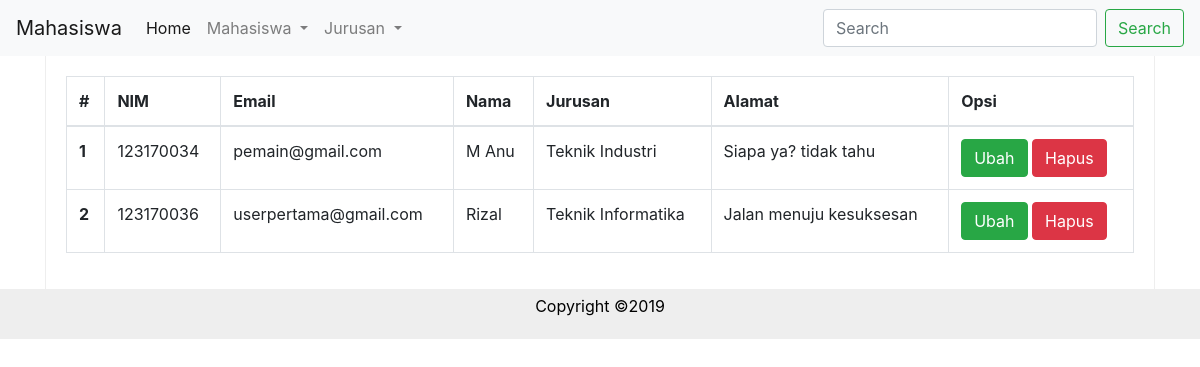
The page / on the database its author committed.
### tables this page shows
CREATE TABLE `mahasiswa` (
  `id` int(11) NOT NULL,
  `id_jurusan` int(11) NOT NULL,
  `email` varchar(100) NOT NULL,
  `nim` varchar(10) NOT NULL,
  `nama` varchar(100) NOT NULL,
  `alamat` text NOT NULL
);

CREATE TABLE `jurusan` (
  `id` int(11) NOT NULL,
  `nama` varchar(100) NOT NULL,
  `deskripsi` text DEFAULT NULL
);

### config/database.php (called while the page is built, shortened)
<?php
class Database
{
    private $dbUsername = DB_USERNAME;
    private $dbPassword = DB_PASSWORD;
    private $dbName = DB_NAME;
    private $dbHost = DB_HOST;
    public function connect()
    {
        try {
            $db = new mysqli($this->dbHost, $this->dbUsername, $this->dbPassword, $this->dbName);
        } catch (Exception $er) {
            die($er->getMessage());
            return false;
        }
        return $db;
    }
}

### models/Mahasiswa.php (called while the page is built, shortened)
<?php
class Mahasiswa
{
    private $mysqli;
    private $table = "mahasiswa";
    public function __construct($db)
    {
        $this->mysqli = $db;
    }
    public function tampilMahasiswa($id = null)
    {
        $query = "SELECT mahasiswa.id AS id,
                mahasiswa.nim AS nim,
                mahasiswa.nama AS nama,
                mahasiswa.email AS email,
                mahasiswa.alamat AS alamat,
                jurusan.nama AS jurusan FROM " . $this->table .
            " INNER JOIN jurusan ON mahasiswa.id_jurusan = jurusan.id";
        $query .= " ORDER BY mahasiswa.nim ASC";
        $result = $this->mysqli->query($query) or die("Error: " . $this->mysqli->connect_error);
        return $result;
    }
}

### views/mahasiswa/index.php (the view, shortened to what this page needs)
<!DOCTYPE html>
<html lang="en">
<head>
    <link href="./assets/bootstrap/css/bootstrap.min.css" type="text/css" rel="stylesheet" />
    <link href="./assets/css/style.css" type="text/css" rel="stylesheet" />
</head>
<body>
    <header>
        <div class="header">
            <nav class="navbar navbar-expand-lg navbar-light bg-light">
                <a class="navbar-brand" href="#">Mahasiswa</a>
                <div class="collapse navbar-collapse" id="navbarSupportedContent">
                    <ul class="navbar-nav mr-auto">
                        <li class="nav-item active">
                            <a class="nav-link" href="?page=mahasiswa">Home</a>
                        </li>
                        <li class="nav-item dropdown">
                            <a class="nav-link dropdown-toggle" href="?page=mahasiswa" id="navbarDropdown" role="button" data-toggle="dropdown" aria-haspopup="true" aria-expanded="false">
                                Mahasiswa
                            </a>
                        </li>
                        <li class="nav-item dropdown">
                            <a class="nav-link dropdown-toggle" href="?page=jurusan" id="navbarDropdown" role="button" data-toggle="dropdown" aria-haspopup="true" aria-expanded="false">
                                Jurusan
                            </a>
                        </li>
                    </ul>
                    <form method="GET" action="<?= SITE_URL; ?>index.php" class="form-inline my-2 my-lg-0">
                        <input name="keyword" class="form-control mr-sm-2" type="search" placeholder="Search" aria-label="Search">
                        <button class="btn btn-outline-success my-2 my-sm-0" type="submit">Search</button>
                    </form>
                </div>
            </nav>
        </div>
    </header>
    <div class="container">
        <main>
            <div class="post">
                <?php
                if ($keyword == null) {
                    $dataMahasiswa = $mahasiswa->tampilMahasiswa();
                } else {
                    $dataMahasiswa = $mahasiswa->cariMahasiswa($keyword);
                }
                $no = 1;
                if ($dataMahasiswa->num_rows == 0) :
                    echo "<div class='jumbotron'><p><strong>Data mahasiswa belum tersedia</strong></p></div>";
                else :
                    ?>
                    <table class="table table-bordered">
                        <thead>
                            <tr>
                                <th scope="col">#</th>
                                <th scope="col">NIM</th>
                                <th scope="col">Email</th>
                                <th scope="col">Nama</th>
                                <th scope="col">Jurusan</th>
                                <th scope="col">Alamat</th>
                                <th scope="col">Opsi</th>
                            </tr>
                        </thead>
                        <tbody>
                            <?php
                                while ($mhs = $dataMahasiswa->fetch_object()) :
                                    ?>
                                <tr>
                                    <th scope="row"><?= $no++; ?></th>
                                    <td><?= $mhs->nim; ?></td>
                                    <td><?= $mhs->email; ?></td>
                                    <td><?= $mhs->nama; ?></td>
                                    <td><?= $mhs->jurusan; ?></td>
                                    <td><?= $mhs->alamat; ?></td>
                                    <td>
                                        <a href="./?page=mahasiswa&action=ubah&id=<?= $mhs->id; ?>" class="btn btn-success">Ubah</a>
                                        <a href="./?page=mahasiswa&action=hapus&id=<?= $mhs->id; ?>" class="btn btn-danger" onclick="return confirm('Kamu yakin ingin menghapus data ini?')">Hapus</a>
                                    </td>
                                </tr>
                            <?php endwhile; ?>
                        </tbody>
                    </table>
                <?php endif; ?>
            </div>
        </main>
    </div>
    <footer>
        <div class="footer">
            <p>Copyright &copy;2019</p>
        </div>
    </footer>
</body>
</html>

### index.php (shortened to what this page needs)
<?php
require_once "./config/database.php";
require_once "./models/Mahasiswa.php";
$db = new Database();
$mahasiswa = new Mahasiswa($db->connect());
$keyword = null;
if (!isset($_GET['page']) && empty($_GET['page'])) {
    require_once './views/mahasiswa/index.php';
} else {
    $page = filter_var($_GET['page'], FILTER_SANITIZE_URL);
    $action = isset($_GET['action']) ? $_GET['action'] : "index";
    require_once "./views/" . $page . "/" . $action . ".php";
}

### assets/css/style.css (style rules this page uses)
.footer { background-color: #eee; padding: 5px; text-align: center; color: black; }
.post { border-right: 1px solid #eee; border-left: 1px solid #eee; padding: 20px }

### rows shown on the page
mahasiswa: nim "123170034", email "pemain@gmail.com", nama "M Anu", id_jurusan.nama "Teknik Industri", alamat "Siapa ya? tidak tahu"
mahasiswa: nim "123170036", email "userpertama@gmail.com", nama "Rizal", id_jurusan.nama "Teknik Informatika", alamat "Jalan menuju kesuksesan"
